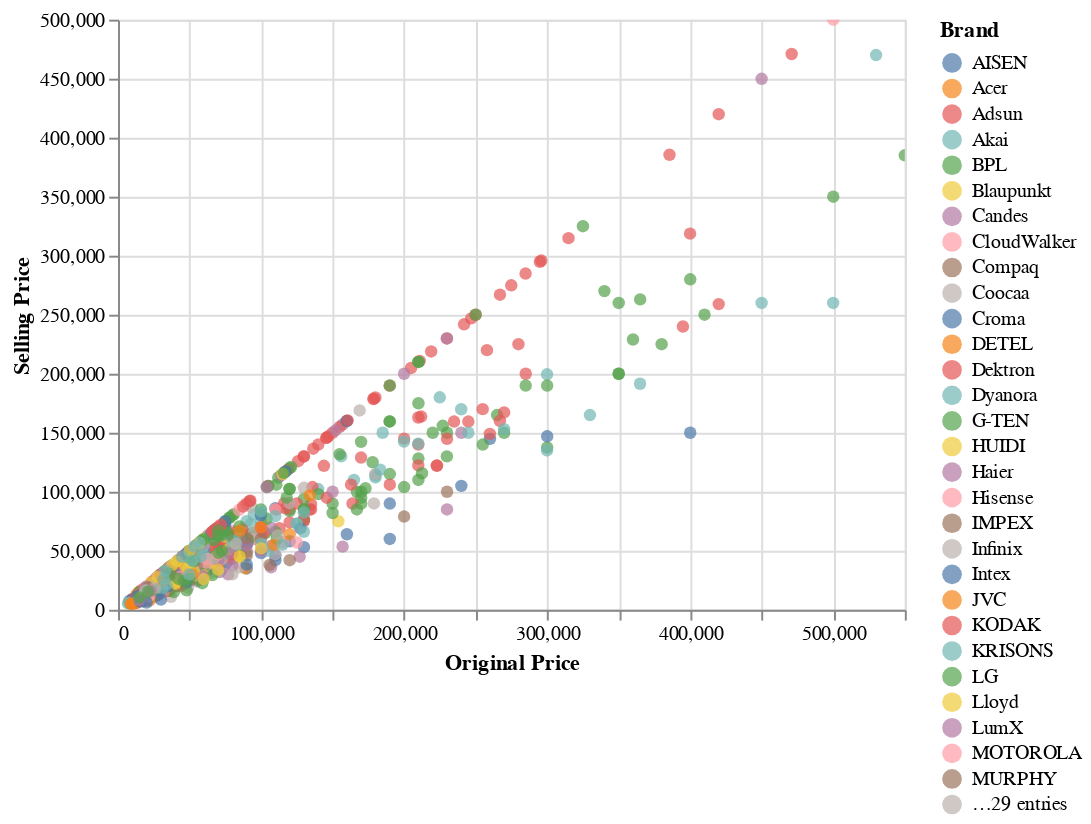

This figure's notebook cell:
### Markdown cell above
<h3 style="font-family: Arial;color:#eb5e28;text-align: center;padding-top: 20px;padding-bottom: 20px;border-radius: 5px 15px;letter-spacing: 0.5px;"><centre>The first plot on the left side shows well-known Brands with expensive TVs and their ratings while the second one on the right shows new and lesser-known brands with their selling prices and ratings. From the second plot, even the lesser known brands have a higher rating >4.0. So, it is possible that ratings are not highly influnced by brand name alone.</centre></h3>

### Code cell
import altair as alt
alt.Chart(df).mark_point(filled=True,size=40).encode(
    x='Original Price',
    y='Selling Price',
    color='Brand',
    tooltip=['Brand', 'Selling Price', 'Original Price']
).interactive()

### Figure 1 — Vega-Lite specification as saved in the notebook (floating-point values rounded to 4 significant figures; data arrays with more than 128 entries replaced by an {"elided": "..."} marker saying what was removed)
{"config": {"view": {"continuousWidth": 400, "continuousHeight": 300}}, "data": {"name": "data-43f3a623a47f1335a684b5d153bcad6f"}, "mark": {"type": "point", "filled": true, "size": 40}, "encoding": {"color": {"type": "nominal", "field": "Brand"}, "tooltip": [{"type": "nominal", "field": "Brand"}, {"type": "quantitative", "field": "Selling Price"}, {"type": "quantitative", "field": "Original Price"}], "x": {"type": "quantitative", "field": "Original Price"}, "y": {"type": "quantitative", "field": "Selling Price"}}, "selection": {"selector002": {"type": "interval", "bind": "scales", "encodings": ["x", "y"]}}, "$schema": "https://vega.github.io/schema/vega-lite/v4.8.1.json", "datasets": {"data-43f3a623a47f1335a684b5d153bcad6f": {"elided": "912 records"}}}
